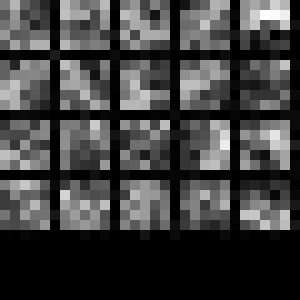
%> input picture filter_vis_large.jpg, 300 x 300 px
$ octave --eval "result = compute_ori(imread('filter_vis_large.jpg'));"   (GNU Octave 9; MATLAB toolbox functions it lacks are replaced by stand-ins)
%> lines starting %> are read from the running program, lines starting %| are printed output that depends on the picture
function [ ori ] = compute_ori( im )

% [18 lines of commented-out code are left out]
G1 = fspecial('gauss', 3, 0.5);
[x_gfilter, y_gfilter] = gradient(G1);
x_grad = imfilter(im, x_gfilter);
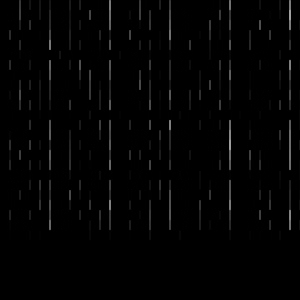
%> x_grad: size 300x300x3 uint8; min 0, max 163, mean 3
y_grad = imfilter(im, y_gfilter);
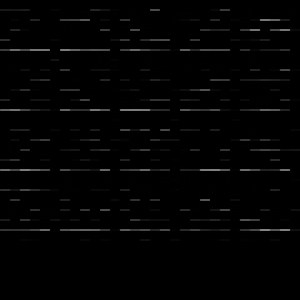
%> y_grad: size 300x300x3 uint8; min 0, max 135, mean 3.1

ori = atan2d(y_grad,x_grad);
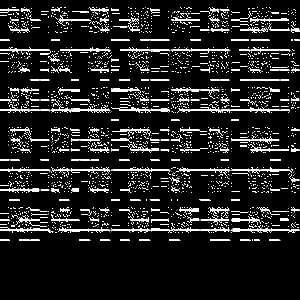
%> ori: size 300x300x3 double; min 0, max 90, mean 12.2; drawn with min black and max white
ori(isnan(ori)) = 0;
end
